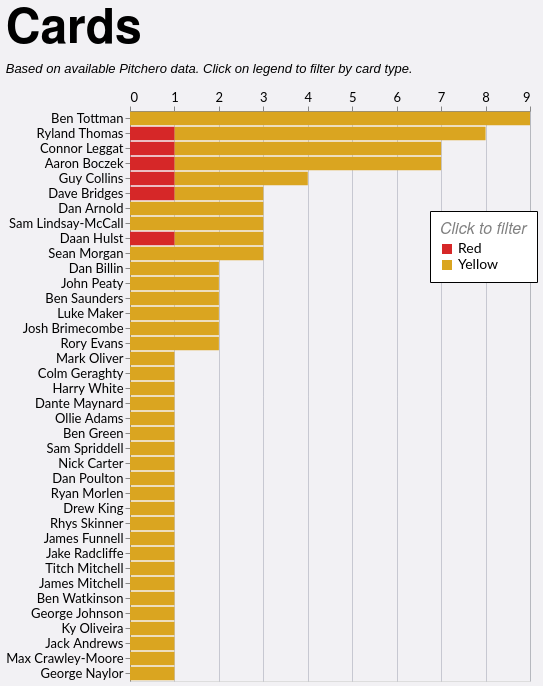

This figure's Vega-Lite source:
### Vega-Lite specification from a JSON file in a GitHub repository (floating-point values rounded to 4 significant figures)
{"config": {"axis": {"labelFont": "Lato, sans-serif", "titleFont": "PT Sans Narrow, Helvetica Neue, Helvetica, Arial, sans-serif", "labelFontSize": 13, "titleFontSize": 24, "gridColor": "#202947", "gridOpacity": 0.2}, "header": {"labelFont": "PT Sans Narrow, Helvetica Neue, Helvetica, Arial, sans-serif", "titleFont": "PT Sans Narrow, Helvetica Neue, Helvetica, Arial, sans-serif", "labelFontSize": 24, "titleFontSize": 28, "labelFontWeight": "bold", "orient": "left"}, "legend": {"labelFont": "Lato, sans-serif", "titleFont": "PT Sans Narrow, Helvetica Neue, Helvetica, Arial, sans-serif", "labelFontSize": 14, "titleFontSize": 16, "titlePadding": 5, "fillColor": "white", "strokeColor": "black", "padding": 10, "titleFontWeight": "lighter", "titleFontStyle": "italic", "titleColor": "gray", "offset": 10}, "title": {"font": "PT Sans Narrow, Helvetica Neue, Helvetica, Arial, sans-serif", "fontSize": 48, "fontWeight": "bold", "anchor": "start", "align": "center", "titlePadding": 20, "subtitlePadding": 10, "subtitleFontSize": 13, "subtitleColor": "", "subtitleFontStyle": "italic", "offset": 15, "color": "black"}, "axisX": {"labelAngle": 0}, "facet": {"title": null, "header": null, "align": {"row": "each", "column": "each"}}, "resolve": {"scale": {"y": "independent", "facet": "independent"}}, "background": "#f2f1f4"}, "data": {"name": "data-726fcc0c44dcd0c7fdfbaa29c1523fe0"}, "mark": {"type": "bar"}, "encoding": {"color": {"field": "event", "legend": {"legendX": 300, "legendY": 100, "orient": "none", "title": "Click to filter"}, "scale": {"domain": ["Red", "Yellow"], "range": ["#d62728", "goldenrod"]}, "type": "nominal"}, "tooltip": [{"field": "player", "title": "Player", "type": "nominal"}, {"field": "event", "title": "Card Type", "type": "nominal"}, {"aggregate": "sum", "field": "count", "title": "Cards", "type": "quantitative"}, {"aggregate": "sum", "field": "A", "title": "Games", "type": "quantitative"}], "x": {"aggregate": "sum", "axis": {"format": "d", "orient": "top", "title": null}, "field": "count", "type": "quantitative"}, "y": {"field": "player", "sort": "-x", "title": null, "type": "nominal"}}, "height": {"step": 15}, "title": {"text": "Cards", "subtitle": "Based on available Pitchero data. Click on legend to filter by card type."}, "width": 400, "$schema": "https://vega.github.io/schema/vega-lite/v5.20.1.json", "datasets": {"data-726fcc0c44dcd0c7fdfbaa29c1523fe0": [{"player": "Guy Collins", "season": "2024/25", "squad": "1st", "player_join": "G Collins", "A": 20, "event": "Yellow", "count": 2}, {"player": "Mark Oliver", "season": "2023/24", "squad": "1st", "player_join": "M Oliver", "A": 5, "event": "Yellow", "count": 1}, {"player": "Colm Geraghty", "season": "2023/24", "squad": "1st", "player_join": "C Geraghty", "A": 7, "event": "Yellow", "count": 1}, {"player": "Harry White", "season": "2023/24", "squad": "1st", "player_join": "H White", "A": 7, "event": "Yellow", "count": 1}, {"player": "Dante Maynard", "season": "2024/25", "squad": "1st", "player_join": "D Maynard", "A": 1, "event": "Yellow", "count": 1}, {"player": "Guy Collins", "season": "2024/25", "squad": "1st", "player_join": "G Collins", "A": 20, "event": "Red", "count": 1}, {"player": "Guy Collins", "season": "2022/23", "squad": "1st", "player_join": "G Collins", "A": 17, "event": "Yellow", "count": 1}, {"player": "Ollie Adams", "season": "2023/24", "squad": "2nd", "player_join": "O Adams", "A": 1, "event": "Yellow", "count": 1}, {"player": "Connor Leggat", "season": "2024/25", "squad": "1st", "player_join": "C Leggat", "A": 11, "event": "Yellow", "count": 3}, {"player": "Ryland Thomas", "season": "2022/23", "squad": "2nd", "player_join": "R Thomas", "A": 4, "event": "Yellow", "count": 1}, {"player": "Connor Leggat", "season": "2022/23", "squad": "1st", "player_join": "C Leggat", "A": 9, "event": "Yellow", "count": 1}, {"player": "Ryland Thomas", "season": "2024/25", "squad": "1st", "player_join": "R Thomas", "A": 18, "event": "Yellow", "count": 1}, {"player": "Connor Leggat", "season": "2019/20", "squad": "1st", "player_join": "C Leggat", "A": 11, "event": "Yellow", "count": 1}, {"player": "Ryland Thomas", "season": "2024/25", "squad": "1st", "player_join": "R Thomas", "A": 18, "event": "Red", "count": 1}, {"player": "Connor Leggat", "season": "2018/19", "squad": "1st", "player_join": "C Leggat", "A": 13, "event": "Yellow", "count": 1}, {"player": "Ryland Thomas", "season": "2023/24", "squad": "1st", "player_join": "R Thomas", "A": 25, "event": "Yellow", "count": 3}, {"player": "Connor Leggat", "season": "2022/23", "squad": "1st", "player_join": "C Leggat", "A": 9, "event": "Red", "count": 1}, {"player": "Ryland Thomas", "season": "2022/23", "squad": "1st", "player_join": "R Thomas", "A": 8, "event": "Yellow", "count": 2}, {"player": "Ben Green", "season": "2024/25", "squad": "2nd", "player_join": "B Green", "A": 13, "event": "Yellow", "count": 1}, {"player": "Dave Bridges", "season": "2023/24", "squad": "1st", "player_join": "D Bridges", "A": 17, "event": "Yellow", "count": 1}, {"player": "Dave Bridges", "season": "2022/23", "squad": "1st", "player_join": "D Bridges", "A": 15, "event": "Yellow", "count": 1}, {"player": "Dave Bridges", "season": "2023/24", "squad": "1st", "player_join": "D Bridges", "A": 17, "event": "Red", "count": 1}, {"player": "Sam Spriddell", "season": "2023/24", "squad": "1st", "player_join": "S Spriddell", "A": 11, "event": "Yellow", "count": 1}, {"player": "Dan Billin", "season": "2023/24", "squad": "1st", "player_join": "D Billin", "A": 20, "event": "Yellow", "count": 2}, {"player": "Nick Carter", "season": "2021/22", "squad": "1st", "player_join": "N Carter", "A": 4, "event": "Yellow", "count": 1}, {"player": "Dan Poulton", "season": "2022/23", "squad": "1st", "player_join": "D Poulton", "A": 17, "event": "Yellow", "count": 1}, {"player": "Ryan Morlen", "season": "2024/25", "squad": "2nd", "player_join": "R Morlen", "A": 6, "event": "Yellow", "count": 1}, {"player": "Drew King", "season": "2019/20", "squad": "1st", "player_join": "D King", "A": 7, "event": "Yellow", "count": 1}, {"player": "Dan Arnold", "season": "2019/20", "squad": "1st", "player_join": "D Arnold", "A": 12, "event": "Yellow", "count": 2}, {"player": "Rhys Skinner", "season": "2024/25", "squad": "1st", "player_join": "R Skinner", "A": 4, "event": "Yellow", "count": 1}, {"player": "Dan Arnold", "season": "2017/18", "squad": "1st", "player_join": "D Arnold", "A": 15, "event": "Yellow", "count": 1}, {"player": "James Funnell", "season": "2021/22", "squad": "1st", "player_join": "J Funnell", "A": 12, "event": "Yellow", "count": 1}, {"player": "Jake Radcliffe", "season": "2023/24", "squad": "1st", "player_join": "J Radcliffe", "A": 18, "event": "Yellow", "count": 1}, {"player": "John Peaty", "season": "2025/26", "squad": "1st", "player_join": "J Peaty", "A": 5, "event": "Yellow", "count": 1}, {"player": "Titch Mitchell", "season": "2022/23", "squad": "1st", "player_join": "T Mitchell", "A": 2, "event": "Yellow", "count": 1}, {"player": "James Mitchell", "season": "2022/23", "squad": "1st", "player_join": "T Mitchell", "A": 2, "event": "Yellow", "count": 1}, {"player": "John Peaty", "season": "2023/24", "squad": "1st", "player_join": "J Peaty", "A": 13, "event": "Yellow", "count": 1}, {"player": "Ben Watkinson", "season": "2023/24", "squad": "2nd", "player_join": "B Watkinson", "A": 11, "event": "Yellow", "count": 1}, {"player": "Ben Saunders", "season": "2022/23", "squad": "1st", "player_join": "B Saunders", "A": 7, "event": "Yellow", "count": 1}, {"player": "Luke Maker", "season": "2024/25", "squad": "1st", "player_join": "L Maker", "A": 14, "event": "Yellow", "count": 1}, {"player": "Ben Saunders", "season": "2019/20", "squad": "1st", "player_join": "B Saunders", "A": 6, "event": "Yellow", "count": 1}, {"player": "Luke Maker", "season": "2023/24", "squad": "1st", "player_join": "L Maker", "A": 13, "event": "Yellow", "count": 1}, {"player": "Josh Brimecombe", "season": "2021/22", "squad": "2nd", "player_join": "J Brimecombe", "A": 6, "event": "Yellow", "count": 1}, {"player": "Sam Lindsay-McCall", "season": "2023/24", "squad": "1st", "player_join": "S Lindsay", "A": 22, "event": "Yellow", "count": 1}, {"player": "George Johnson", "season": "2022/23", "squad": "1st", "player_join": "G Johnson", "A": 17, "event": "Yellow", "count": 1}, {"player": "Ky Oliveira", "season": "2022/23", "squad": "2nd", "player_join": "K Oliveira", "A": 2, "event": "Yellow", "count": 1}, {"player": "Josh Brimecombe", "season": "2024/25", "squad": "1st", "player_join": "J Brimecombe", "A": 19, "event": "Yellow", "count": 1}, {"player": "Sam Lindsay-McCall", "season": "2021/22", "squad": "1st", "player_join": "S Lindsay", "A": 13, "event": "Yellow", "count": 2}, {"player": "Jack Andrews", "season": "2023/24", "squad": "2nd", "player_join": "J Andrews", "A": 8, "event": "Yellow", "count": 1}, {"player": "Daan Hulst", "season": "2024/25", "squad": "2nd", "player_join": "D Hulst", "A": 4, "event": "Yellow", "count": 1}, {"player": "Daan Hulst", "season": "2023/24", "squad": "2nd", "player_join": "D Hulst", "A": 7, "event": "Yellow", "count": 1}, {"player": "Daan Hulst", "season": "2018/19", "squad": "1st", "player_join": "D Hulst", "A": 10, "event": "Red", "count": 1}, {"player": "Sean Morgan", "season": "2023/24", "squad": "1st", "player_join": "S Morgan", "A": 2, "event": "Yellow", "count": 1}, {"player": "Sean Morgan", "season": "2022/23", "squad": "1st", "player_join": "S Morgan", "A": 8, "event": "Yellow", "count": 1}, {"player": "Sean Morgan", "season": "2021/22", "squad": "1st", "player_join": "S Morgan", "A": 10, "event": "Yellow", "count": 1}, {"player": "Ben Tottman", "season": "2025/26", "squad": "1st", "player_join": "B Tottman", "A": 5, "event": "Yellow", "count": 1}, {"player": "Max Crawley-Moore", "season": "2023/24", "squad": "1st", "player_join": "M Crawley-Moore", "A": 16, "event": "Yellow", "count": 1}, {"player": "George Naylor", "season": "2024/25", "squad": "2nd", "player_join": "G Naylor", "A": 10, "event": "Yellow", "count": 1}, {"player": "Ben Tottman", "season": "2024/25", "squad": "1st", "player_join": "B Tottman", "A": 19, "event": "Yellow", "count": 3}, {"player": "Ben Tottman", "season": "2023/24", "squad": "1st", "player_join": "B Tottman", "A": 25, "event": "Yellow", "count": 2}, {"player": "Ben Tottman", "season": "2022/23", "squad": "1st", "player_join": "B Tottman", "A": 19, "event": "Yellow", "count": 2}, {"player": "Ben Tottman", "season": "2019/20", "squad": "1st", "player_join": "B Tottman", "A": 12, "event": "Yellow", "count": 1}, {"player": "Rory Evans", "season": "2023/24", "squad": "2nd", "player_join": "R Evans", "A": 10, "event": "Yellow", "count": 1}, {"player": "Aaron Boczek", "season": "2024/25", "squad": "2nd", "player_join": "A Boczek", "A": 3, "event": "Yellow", "count": 2}, {"player": "Rory Evans", "season": "2021/22", "squad": "2nd", "player_join": "R Evans", "A": 15, "event": "Yellow", "count": 1}, {"player": "Aaron Boczek", "season": "2025/26", "squad": "1st", "player_join": "A Boczek", "A": 6, "event": "Yellow", "count": 1}, {"player": "Aaron Boczek", "season": "2024/25", "squad": "1st", "player_join": "A Boczek", "A": 4, "event": "Yellow", "count": 1}, {"player": "Aaron Boczek", "season": "2024/25", "squad": "1st", "player_join": "A Boczek", "A": 4, "event": "Red", "count": 1}, {"player": "Aaron Boczek", "season": "2023/24", "squad": "1st", "player_join": "A Boczek", "A": 21, "event": "Yellow", "count": 2}]}}
